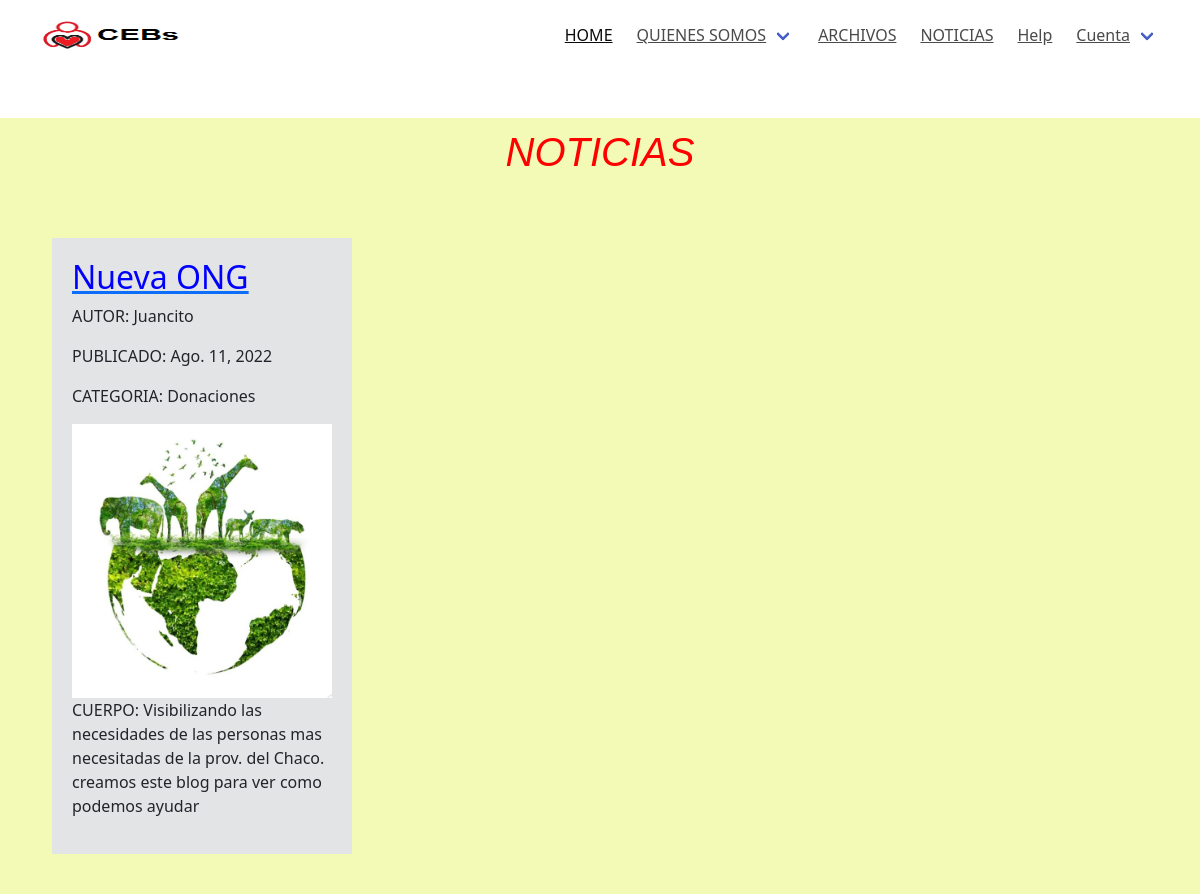
Page /Noticias/ on the earlier database version.
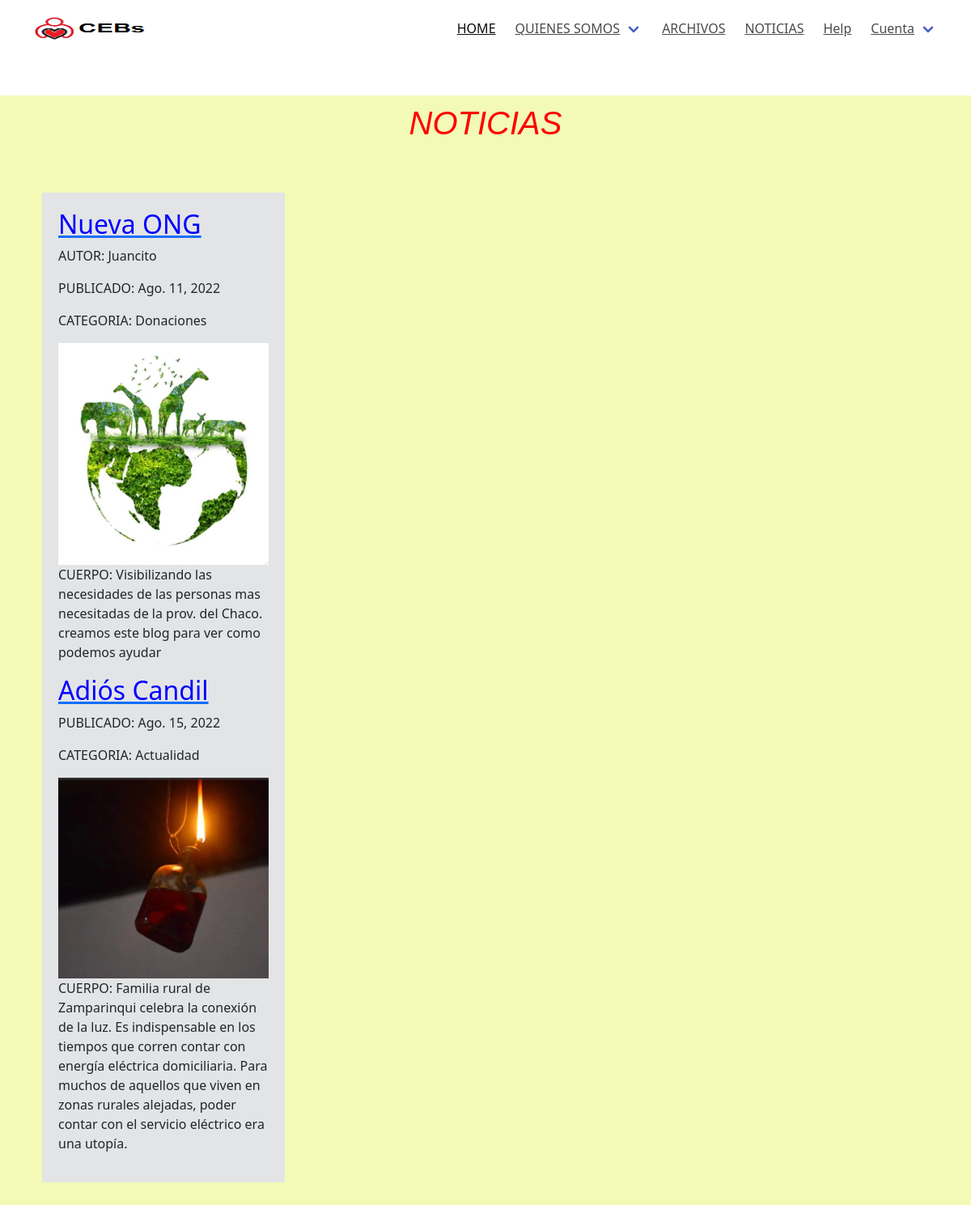
Same page on the later database version.
### apps/noticias/models.py (models this page shows, shortened)
class Noticia(models.Model):
    titulo = models.CharField(max_length=120)
    creado = models.DateField(auto_now_add=True)
    cuerpo = models.TextField()
    autor = models.CharField(max_length=50, null=True, blank=True)
    imagen = models.ImageField(upload_to = 'noticias',null=True, blank=True)
    categoria = models.ForeignKey(Categoria, on_delete=models.CASCADE, null = True)

class Categoria(models.Model):
    nombre = models.CharField(max_length=60)
    decripcion = models.CharField(max_length=250, null=True, blank=True)
    def __str__(self):
        return self.nombre

### apps/noticias/views.py (the view)
# urls.py: path('',views.Listar, name = 'listar_noticias'),
def Listar(request):
    ctx = {}
    todas = Noticia.objects.all()
    ctx['notis'] = todas
    return render(request,'noticias/listar_noticias.html',ctx)

### templates/noticias/listar_noticias.html
{% extends 'base.html' %}
{% load static %}
{% block contenido %}
	<h1>NOTICIAS</h1>
    <br>
    <div class="caja_noticia">
        {% for n in notis %}
        <a href="{% url 'noticias:noticia_detalles' %}?titulo={{n.titulo}}" ><h2>{{ n.titulo }}</h2></a>
            {% if n.autor %}
                <p>AUTOR: {{ n.autor }}</P>
            {% endif %}
            <p>PUBLICADO: {{ n.creado }}</p>
            <p>CATEGORIA: {{ n.categoria }}</p>
            {% if n.imagen %}
                <img src="{{ n.imagen.url }}"class="img_ancho">
            {% else%}
                <p>NO TIENE IMAGEN </p>
            {% endif %}
            <p>CUERPO: {{ n.cuerpo }}</p>
        {% endfor %}
    </div>
{% endblock contenido %}

### templates/base.html (shortened to what this page needs)
{% load static %}
<!DOCTYPE html>
<html>
<head>
	<link rel="stylesheet" type="text/css" href="{% static 'css/main.css' %}">
	<link rel="stylesheet" type="text/css" href="{% static 'css/main1.css' %}">
	<link href="https://cdn.jsdelivr.net/npm/bootstrap@5.2.0/dist/css/bootstrap.min.css" rel="stylesheet">
</head>
<body>
	<nav class="navbar">
	<div class="container">
		<div class="navbar-brand">
			<a class="navbar-item" href="../">
				<img src="{% static 'img/logo1.png' %}" width="150" height="150" alt="Logo"></a>
		</div>
		<div id="navbarMenu" class="navbar-menu">
			<div class="navbar-end">
				<a class="navbar-item is-active" href="{% url 'home' %}">HOME</a>
				<div class="navbar-item has-dropdown is-hoverable">
							<a class="navbar-link">QUIENES SOMOS</a>
						</div>
						<a class="navbar-item">ARCHIVOS</a>
						<a class="navbar-item" href="{% url 'noticias:listar_noticias' %}">NOTICIAS</a>
						<a class="navbar-item">Help</a>
						<div class="navbar-item has-dropdown is-hoverable">
							<a class="navbar-link">Cuenta</a>
						</div>
					</div>
				</div>
			</div>
		</nav>
		<br><br>
<section id="desarrollo" >
	<div class="container-fluid">
		<div class="row" id="mod_desarrollo">
			<div>
				{% block contenido %}
				{% endblock contenido %}
			</div>
		</div>
	</div>
</section>
</body>
</html>

### static/css/main.css (style rules this page uses)
:root { --primary-font-color1: #ffffff; --primary-font-color2: #007bff; }
.container { width: 100%; padding-right: 15px; padding-left: 15px; margin-right: auto; margin-left: auto }
.h2, .h3, .h4, .h5, .h6, h1, h2, h3, h4, h5, h6 { margin-bottom: .5rem; font-family: inherit; font-weight: 500; line-height: 1.2; color: blue }
.h2, h2 { font-size: 2rem }
h1 { color: red; text-align:center; font-weight: bold; font-size: 500%; font-style: italic; font-family: Arial; }
html,body { font-family: -apple-system, BlinkMacSystemFont, "Segoe UI", Roboto, Oxygen-Sans, Ubuntu, Cantarell, "Helvetica Neue", sans-serif; font-size: 14px; background: #F0F2F4; }
#desarrollo { background-color: #f3fab6; padding: 10px; }
.caja_noticia { font-family: inherit; width: 300px; padding-top: 20px; padding-right: 20px; padding-bottom: 20px; padding-left: 20px; margin: 30px; box-sizing: border-box; background-color: #e3e4e6; }
.img_ancho { width: 260px; display: block; margin-left: auto; margin-right: auto; }

Differences in the rows shown:
added Noticia: titulo "Adiós Candil", creado "Ago. 15, 2022", categoria "Actualidad", imagen (picture), cuerpo "Familia rural de Zamparinqui celebra la conexión de la luz. Es indispensable en los tiempos que corren contar con energía eléctrica domiciliaria. Para muchos de aquellos que viven en zonas rurales alejadas, poder contar con el servicio eléctrico era una utopía."
